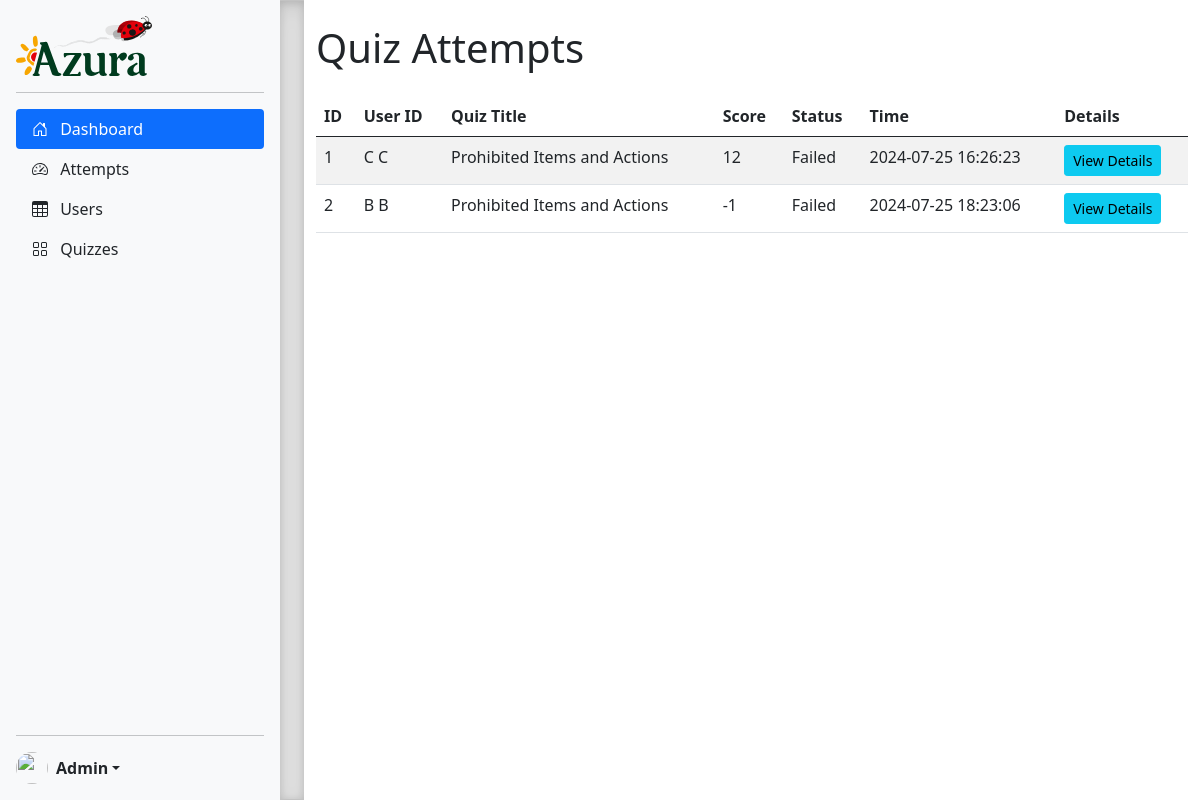
Page /admin/attempts on the committed database.
### models.py (models this page shows, shortened)
class Attempt(db.Model):
    __tablename__ = 'Attempts'
    id = db.Column(db.Integer, primary_key=True, autoincrement=True)
    user_id = db.Column(db.Integer, db.ForeignKey('Users.id'), nullable=False)
    quiz_id = db.Column(db.Integer, db.ForeignKey('Quizzes.id'), nullable=False)
    score = db.Column(db.Integer, nullable=False)
    status = db.Column(db.String, nullable=False)
    time = db.Column(db.DateTime, nullable=False)
    user = db.relationship('User', backref='attempts')
    quiz = db.relationship('Quiz', backref='attempts')
    answers = db.relationship("Answer", backref="attempts")

class User(db.Model, UserMixin):
    __tablename__ = 'Users'
    id = db.Column(db.Integer, primary_key=True, autoincrement=True)
    emp_id = db.Column(db.String, nullable=False)
    cin = db.Column(db.String, nullable=False)
    first_name = db.Column(db.String, nullable=False)
    last_name = db.Column(db.String, nullable=False)
    service = db.Column(db.String, nullable=False)
    site = db.Column(db.String, nullable=False)
    password = db.Column(db.String, nullable=False)

class Quiz(db.Model):
    __tablename__ = 'Quizzes'
    id = db.Column(db.Integer, primary_key=True)
    title = db.Column(db.String, nullable=False)
    language = db.Column(db.String, nullable=False)
    is_active = db.Column(db.Boolean, default=False)  # Add this field
    questions = db.relationship("Question", back_populates="quiz")

### admin.py (the view)
@admin_bp.route('/attempts')
def view_attempts():
    attempts = db.session.query(Attempt, User, Quiz).join(User).join(Quiz).all()
    return render_template('admin/view_attempts.html', attempts=attempts)

### app.py (called while the page is built)
@app.before_request
def set_default_language():
    if 'language' not in session:
        session['language'] = 'fr'

### templates/admin/view_attempts.html (shortened to what this page needs)
{% extends "admin/sidebar.html" %} {% block title %}Attempts{% endblock %} {%
block content %}
<div class="container mt-4">
  <h1 class="mb-4">Quiz Attempts</h1>
  <table class="table table-striped">
    <thead>
      <tr>
        <th>ID</th>
        <th>User ID</th>
        <th>Quiz Title</th>
        <th>Score</th>
        <th>Status</th>
        <th>Time</th>
        <th>Details</th>
      </tr>
    </thead>
    <tbody>
      {% for attempt, user, quiz in attempts %}
      <tr>
        <td>{{ attempt.id }}</td>
        <td>{{ user.first_name }} {{ user.last_name }}</td>
        <td>{{ quiz.title }}</td>
        <td>{{ attempt.score }}</td>
        <td>{{ attempt.status }}</td>
        <td>{{ attempt.time.strftime('%Y-%m-%d %H:%M:%S') }}</td>
        <td>
          <a
            href="#"
            class="btn btn-info btn-sm"
            data-bs-toggle="modal"
            data-bs-target="#attemptModal{{ attempt.id }}"
            >View Details</a
          >
        </td>
      </tr>
      {% endfor %}
    </tbody>
  </table>
</div>
{% endblock %}

### static/css/sidebars.css (style rules this page uses)
body { min-height: 100vh; min-height: -webkit-fill-available; }
html { height: -webkit-fill-available; }

### rows in the picture
Attempt: id "1", first_name "C", last_name "C", title "Prohibited Items and Actions", score "12", status "Failed", time "2024-07-25 16:26:23"
Attempt: id "2", first_name "B", last_name "B", title "Prohibited Items and Actions", score "-1", status "Failed", time "2024-07-25 18:23:06"
